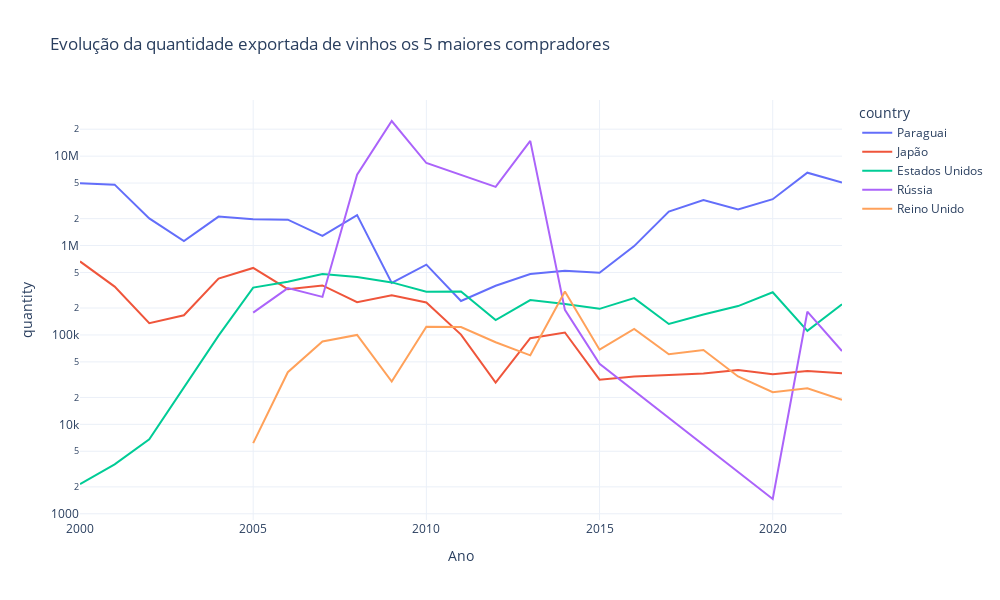

The cell this chart's notebook holds for it:
### Markdown cell above
### Top 5 - quantidade (1kg=1L)

### Code cell
px.line(
    exp_vinho_corrected.filter(
        pl.col("country").is_in(exp_vinho_top20["country"].limit(5))
    ),
    x="year",
    y="quantity",
    color="country",
    log_y=True,
    width=fig_w + 200,
    height=fig_h,
    title="Evolução da quantidade exportada de vinhos os 5 maiores compradores",
    labels={"value_corrected": "log da quantidade", "year": "Ano", "county": "país"},
)

### Figure 1 — Plotly figure (JSON) as saved in the notebook; plotly's stock layout.template omitted (floating-point values rounded to 4 significant figures)
{"data": [{"hovertemplate": "country=Paraguai<br>Ano=%{x}<br>quantity=%{y}<extra></extra>", "legendgroup": "Paraguai", "line": {"color": "#636efa", "dash": "solid"}, "marker": {"symbol": "circle"}, "mode": "lines", "name": "Paraguai", "orientation": "v", "showlegend": true, "type": "scatter", "x": [2000, 2001, 2002, 2003, 2004, 2005, 2006, 2007, 2008, 2009, 2010, 2011, 2012, 2013, 2014, 2015, 2016, 2017, 2018, 2019, 2020, 2021, 2022], "xaxis": "x", "y": [4963850, 4798797, 2013803, 1121672, 2108658, 1967985, 1947106, 1285459, 2191901, 381519, 610907, 240168, 354824, 479340, 521847, 495428, 985739, 2393470, 3234214, 2532097, 3299020, 6522527, 5076670], "yaxis": "y"}, {"hovertemplate": "country=Japão<br>Ano=%{x}<br>quantity=%{y}<extra></extra>", "legendgroup": "Japão", "line": {"color": "#EF553B", "dash": "solid"}, "marker": {"symbol": "circle"}, "mode": "lines", "name": "Japão", "orientation": "v", "showlegend": true, "type": "scatter", "x": [2000, 2001, 2002, 2003, 2004, 2005, 2006, 2007, 2008, 2009, 2010, 2011, 2012, 2013, 2014, 2015, 2016, 2017, 2018, 2019, 2020, 2021, 2022], "xaxis": "x", "y": [664186, 347523, 135602, 166028, 426482, 561421, 325031, 357943, 232293, 278194, 230678, 100835, 29281, 91988, 106426, 31597, 34341, 35421, 36993, 40627, 36443, 39491, 37324], "yaxis": "y"}, {"hovertemplate": "country=Estados Unidos<br>Ano=%{x}<br>quantity=%{y}<extra></extra>", "legendgroup": "Estados Unidos", "line": {"color": "#00cc96", "dash": "solid"}, "marker": {"symbol": "circle"}, "mode": "lines", "name": "Estados Unidos", "orientation": "v", "showlegend": true, "type": "scatter", "x": [2000, 2001, 2002, 2003, 2004, 2005, 2006, 2007, 2008, 2009, 2010, 2011, 2012, 2013, 2014, 2015, 2016, 2017, 2018, 2019, 2020, 2021, 2022], "xaxis": "x", "y": [2151, 3576, 6800, 25467, 98265, 338772, 392590, 479269, 443895, 387004, 304073, 306787, 146585, 245368, 222267, 195896, 258073, 132702, 169577, 210398, 300351, 111085, 220373], "yaxis": "y"}, {"hovertemplate": "country=Rússia<br>Ano=%{x}<br>quantity=%{y}<extra></extra>", "legendgroup": "Rússia", "line": {"color": "#ab63fa", "dash": "solid"}, "marker": {"symbol": "circle"}, "mode": "lines", "name": "Rússia", "orientation": "v", "showlegend": true, "type": "scatter", "x": [2005, 2006, 2007, 2008, 2009, 2010, 2012, 2013, 2014, 2015, 2020, 2021, 2022], "xaxis": "x", "y": [177600, 334200, 266400, 6207658, 24708654, 8373757, 4528176, 14795694, 190656, 47664, 1463, 181931, 66046], "yaxis": "y"}, {"hovertemplate": "country=Reino Unido<br>Ano=%{x}<br>quantity=%{y}<extra></extra>", "legendgroup": "Reino Unido", "line": {"color": "#FFA15A", "dash": "solid"}, "marker": {"symbol": "circle"}, "mode": "lines", "name": "Reino Unido", "orientation": "v", "showlegend": true, "type": "scatter", "x": [2005, 2006, 2007, 2008, 2009, 2010, 2011, 2012, 2013, 2014, 2015, 2016, 2017, 2018, 2019, 2020, 2021, 2022], "xaxis": "x", "y": [6174, 38281, 84613, 100097, 30092, 123624, 122629, 82937, 59161, 305807, 68382, 117045, 60711, 67788, 34303, 22915, 25316, 18835], "yaxis": "y"}], "layout": {"height": 600, "legend": {"title": {"text": "country"}, "tracegroupgap": 0}, "title": {"text": "Evolução da quantidade exportada de vinhos os 5 maiores compradores"}, "width": 1000, "xaxis": {"anchor": "y", "domain": [0, 1], "title": {"text": "Ano"}}, "yaxis": {"anchor": "x", "domain": [0, 1], "title": {"text": "quantity"}, "type": "log"}}}
